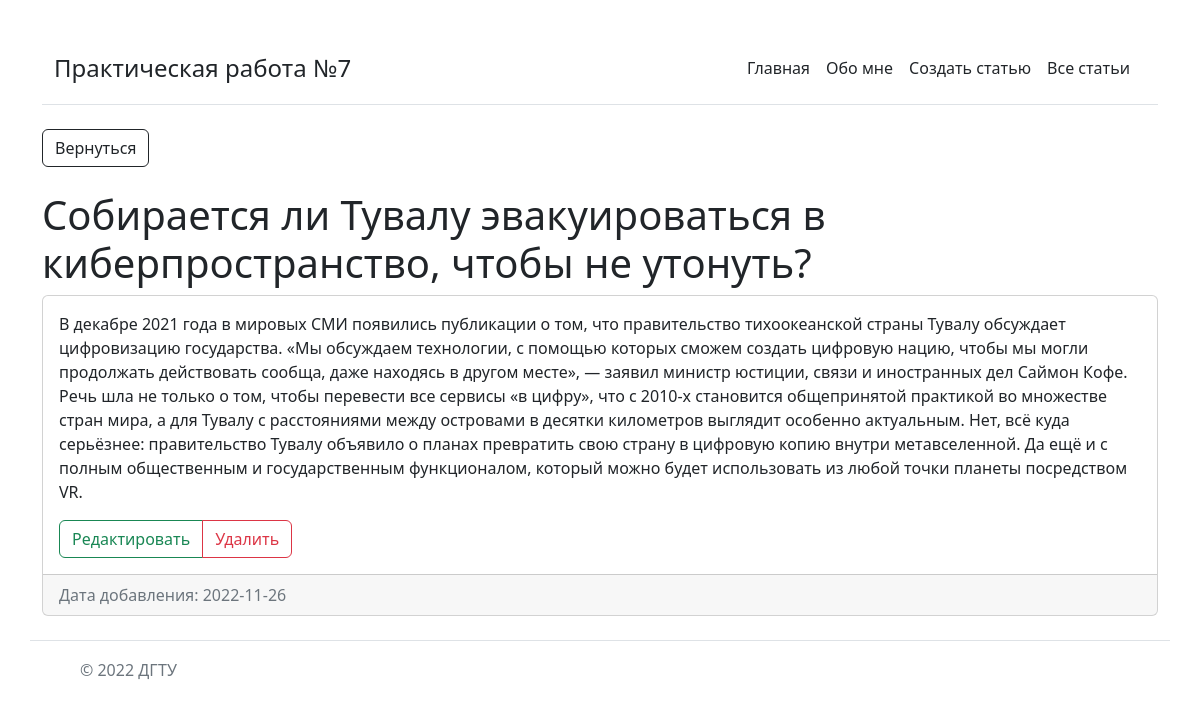
Page /posts/3 on the committed database.
### app.py (models this page shows, shortened)
class Article(db.Model):  # type: ignore
    id = db.Column(db.Integer, primary_key=True)
    title = db.Column(db.String(100), nullable=False)
    intro = db.Column(db.String(300), nullable=False)
    text = db.Column(db.Text, nullable=False)
    date = db.Column(db.DateTime, default=datetime.utcnow)

### app.py (the view)
@app.route('/posts/<int:id>')
def post_detail(id):
    article = Article.query.get(id)
    return render_template("post_detail.html", article=article)

### templates/post_detail.html (shortened to what this page needs)
{% extends 'base.html' %}
{% block body %}
    <div class="container">
        <a href="/posts" type="button" class="btn btn-outline-dark">Вернуться</a><br><br>
        <h1>{{ article.title }}</h1>
        <div class="card">
            <div class="card-body">
              <p class="card-text">{{ article.text }}</p>
              <div class="btn-group" role="group" aria-label="Basic button group">
                <a href="/posts/{{ article.id }}/update" type="button" class="btn btn-outline-success">Редактировать</a>
                <a href="/posts/{{ article.id }}/delete" type="button" class="btn btn-outline-danger">Удалить</a>
              </div>
            </div>
            <div class="card-footer text-muted">
                Дата добавления: {{ article.date.date() }}
            </div>
        </div>
    </div>
{% endblock %}

### rows in the picture
Article: title "Собирается ли Тувалу эвакуироваться в киберпространство, чтобы не утонуть?", text "В декабре 2021 года в мировых СМИ появились публикации о том, что правительство тихоокеанской страны Тувалу обсуждает цифровизацию государства. «Мы обсуждаем технологии, с помощью которых сможем создать цифровую нацию, чтобы мы могли продолжать действовать сообща, даже находясь в другом месте», — заявил министр юстиции, связи и иностранных дел Саймон Кофе. Речь шла не только о том, чтобы перевести все сервисы «в цифру», что с 2010-х становится общепринятой практикой во множестве стран мира, а для Тувалу с расстояниями между островами в десятки километров выглядит особенно актуальным. Нет, всё куда серьёзнее: правительство Тувалу объявило о планах превратить свою страну в цифровую копию…", date "2022-11-26"
